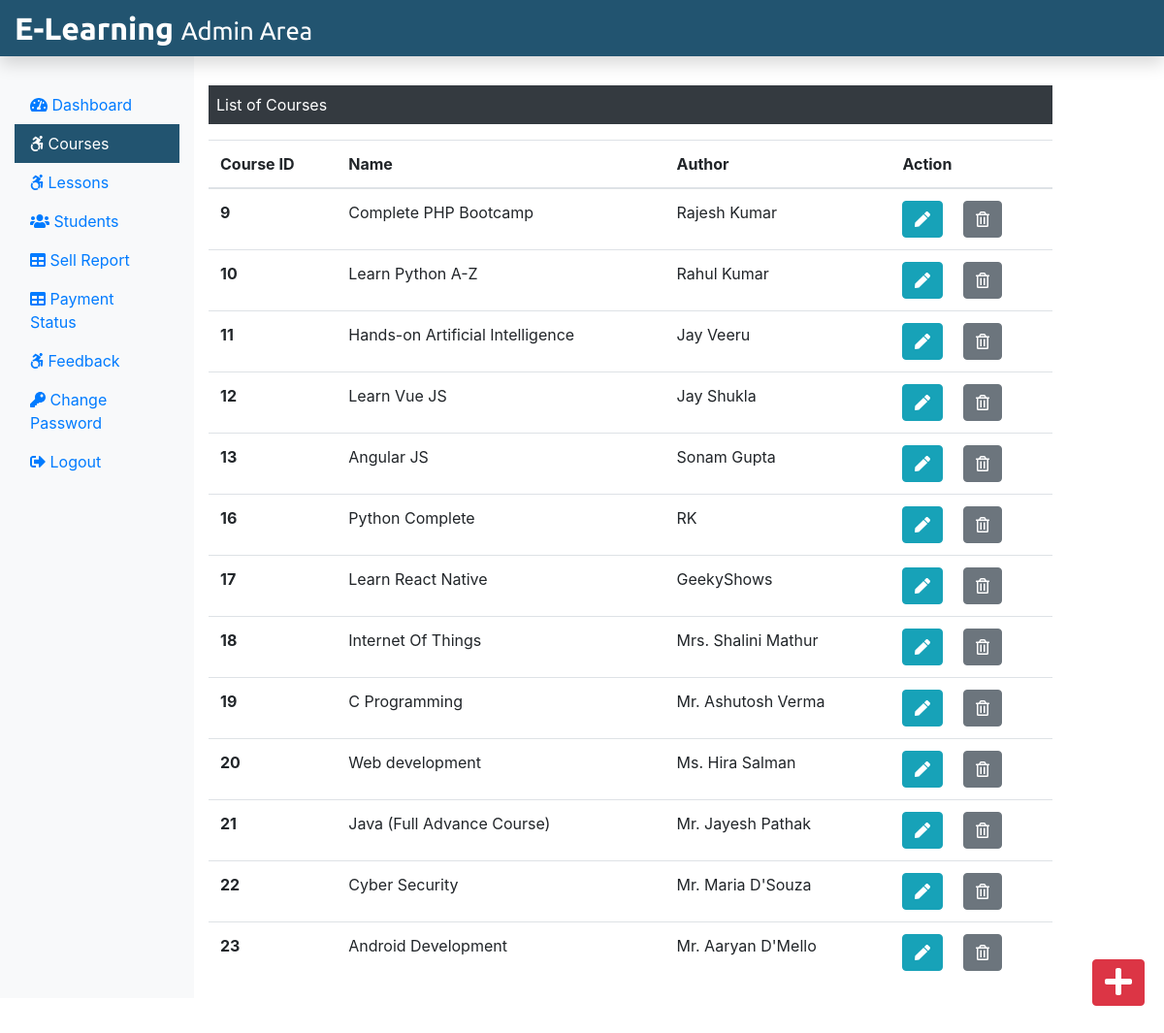
The page /Admin/courses.php (signed in) on the database its author committed.
### tables this page shows
CREATE TABLE `course` (
  `course_id` int(11) NOT NULL,
  `course_name` text NOT NULL,
  `course_desc` text NOT NULL,
  `course_author` varchar(255) NOT NULL,
  `course_img` text NOT NULL,
  `course_duration` text NOT NULL,
  `course_price` int(11) NOT NULL,
  `course_original_price` int(11) NOT NULL
);

### Admin/courses.php (the view, shortened to what this page needs)
<?php
include('./adminInclude/header.php');
include('../dbConnection.php');
 ?>
  <div class="col-sm-9 mt-5">
    <p class=" bg-dark text-white p-2">List of Courses</p>
    <?php
      $sql = "SELECT * FROM course";
      $result = $conn->query($sql);
      if($result->num_rows > 0){
       echo '<table class="table">
       <thead>
        <tr>
         <th scope="col">Course ID</th>
         <th scope="col">Name</th>
         <th scope="col">Author</th>
         <th scope="col">Action</th>
        </tr>
       </thead>
       <tbody>';
        while($row = $result->fetch_assoc()){
          echo '<tr>';
          echo '<th scope="row">'.$row["course_id"].'</th>';
          echo '<td>'. $row["course_name"].'</td>';
          echo '<td>'.$row["course_author"].'</td>';
          echo '<td><form action="editcourse.php" method="POST" class="d-inline"> <input type="hidden" name="id" value='. $row["course_id"] .'><button type="submit" class="btn btn-info mr-3" name="view" value="View"><i class="fas fa-pen"></i></button></form>
          <form action="" method="POST" class="d-inline"><input type="hidden" name="id" value='. $row["course_id"] .'><button type="submit" class="btn btn-secondary" name="delete" value="Delete"><i class="far fa-trash-alt"></i></button></form></td>
         </tr>';
        }
        echo '</tbody>
        </table>';
      } else {
        echo "0 Result";
      }
     ?>
  </div>
 </div>
 <div><a class="btn btn-danger box" href="./addCourse.php"><i class="fas fa-plus fa-2x"></i></a></div>
</div>
<?php
include('./adminInclude/footer.php');
?>

### css/adminstyle.css (style rules this page uses)
.box { position: fixed; bottom: 10px; right: 20px; margin-bottom: 30px; }

### rows shown on the page
course: course_id "9", course_name "Complete PHP Bootcamp", course_author "Rajesh Kumar"
course: course_id "10", course_name "Learn Python A-Z", course_author "Rahul Kumar"
course: course_id "11", course_name "Hands-on Artificial Intelligence", course_author "Jay Veeru"
course: course_id "12", course_name "Learn Vue JS", course_author "Jay Shukla"
course: course_id "13", course_name "Angular JS", course_author "Sonam Gupta"
course: course_id "16", course_name "Python Complete", course_author "RK"
course: course_id "17", course_name "Learn React Native", course_author "GeekyShows"
course: course_id "18", course_name "Internet Of Things", course_author "Mrs. Shalini Mathur"
course: course_id "19", course_name "C Programming", course_author "Mr. Ashutosh Verma"
course: course_id "20", course_name "Web development", course_author "Ms. Hira Salman"
course: course_id "21", course_name "Java (Full Advance Course)", course_author "Mr. Jayesh Pathak"
course: course_id "22", course_name "Cyber Security", course_author "Mr. Maria D'Souza"
course: course_id "23", course_name "Android Development", course_author "Mr. Aaryan D'Mello"
